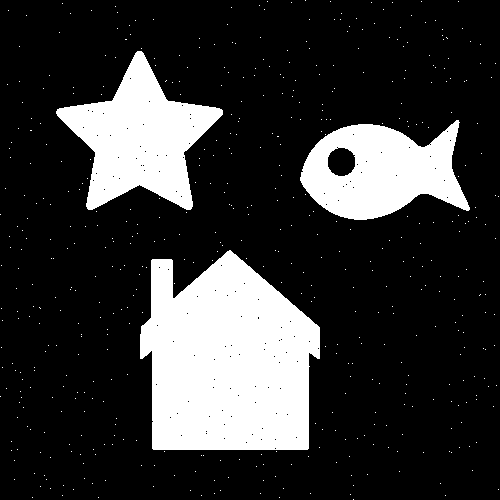
#> input picture project 2/code/task3.png, 500 x 500 px
$ python task3.py
#> lines starting #> are read from the running program, lines starting #| are printed output that depends on the picture; after the words box and inside, x2 and y2 are one past the last pixel; in counts of white or black regions, pixels touching at a corner belong together
#> `img = imread('task3.png', IMREAD_GRAYSCALE)`: img: shape (500, 500); 20.8% white; 518 white regions (515 under 20 px), largest, box (x1, y1, x2, y2) and area: (140, 250, 320, 450) 27930, (56, 51, 223, 210) 12732, (300, 120, 470, 220) 10859
# -*- coding: utf-8 -*-
"""cvipfinaltask3.ipynb

Automatically generated by Colaboratory.

Original file is located at
    https://colab.research.google.com/drive/1y-MUOAZTs8ga6uoqfd-DVIMGqRYFw_1w
"""


"""
Morphology Image Processing
(Due date: Nov. 26, 11:59 P.M., 2021)

The goal of this task is to experiment with commonly used morphology
binary image processing techniques. Use the proper combination of the four commonly used morphology operations,
i.e. erosion, dilation, open and close, to remove noises and extract boundary of a binary image.
Specifically, you are given a binary image with noises for your testing, which is named 'task3.png'.
Note that different binary image might be used when grading your code.

You are required to write programs to:
(i) implement four commonly used morphology operations: erosion, dilation, open and close.
    The stucturing element (SE) should be a 3x3 square of all 1's for all the operations.
(ii) remove noises in task3.png using proper combination of the above morphology operations.
(iii) extract the boundaries of the objects in denoised binary image
      using proper combination of the above morphology operations.
Hint:
• Zero-padding is needed before morphology operations.

Do NOT modify the code provided to you.
You are NOT allowed to use OpenCV library except the functions we already been imported from cv2.
You are allowed to use Numpy libraries, HOWEVER,
you are NOT allowed to use any functions or APIs directly related to morphology operations.
Please implement erosion, dilation, open and close operations ON YOUR OWN.
"""
import cv2
#from google.colab.patches import cv2_imshow
from cv2 import imread, imwrite, imshow, IMREAD_GRAYSCALE, namedWindow, waitKey, destroyAllWindows
import numpy as np

def morph_erode(img):
    """
    :param img: numpy.ndarray(int or bool), image
    :return erode_img: numpy.ndarray(int or bool), image, same size as the input image

    Apply mophology erosion on input binary image.
    Use 3x3 squared structuring element of all 1's.
    """
    #cv2_imshow(img)
    #print(img.shape)


    filter = np.array([(1, 1, 1), (1, 1,1), (1, 1, 1)])
    filt_shape = filter.shape
    img_shape = img.shape
#> img_shape = (500, 500)
    #print(img_shape)
    imag = img/255
    m = img_shape[0]+filt_shape[0]-1
#> m = 502
    n = img_shape[1]+filt_shape[1]-1
#> n = 502
    #print(m)
    #print(n)
    output = np.zeros((m,n), dtype=np.uint8)
    for i in range(img_shape[0]):
      for j in range(img_shape[1]):
        output[i+1,j+1] = imag[i,j]
#> output: shape (502, 502); values 0 (black) and 1 (white), 20.7% white; 518 white regions (515 under 20 px), largest, box (x1, y1, x2, y2) and area: (141, 251, 321, 451) 27930, (57, 52, 224, 211) 12732, (301, 121, 471, 221) 10859
    k=3
    con = (k-1)//2
    a= m-2
#> a = 500
    b= n-2
#> b = 500

    for k in range(2):
      for i in range(con, a-con):
        for j in range(con, b-con):
          k = img[i-con:i+con+1, j-con:j+con+1]
          result = filter*k
          output[i,j] = np.min(result)


    #cv2_imshow(output)
    # TO DO: implement your solution here

    return output

def morph_dilate(img):
    """
    :param img: numpy.ndarray(int or bool), image
    :return dilate_img: numpy.ndarray(int or bool), image, same size as the input image

    Apply mophology dilation on input binary image.
    Use 3x3 squared structuring element of all 1's.
    """
    #cv2_imshow(img)
    #print(img.shape)


    filter = np.array([[1, 1, 1], [1, 1,1], [1, 1, 1]])
    filt_shape = filter.shape
    img_shape = img.shape
#> img_shape = (502, 502)
    #print(img_shape)
    imag = img/255
#> imag: shape (502, 502) float64
    m = img_shape[0]+filt_shape[0]-1
#> m = 504
    n = img_shape[1]+filt_shape[1]-1
#> n = 504
    #print(m)
    #print(n)
    output = np.zeros((m,n), dtype=np.uint8)
    for i in range(img_shape[0]):
      for j in range(img_shape[1]):
        output[i+1,j+1] = imag[i,j]
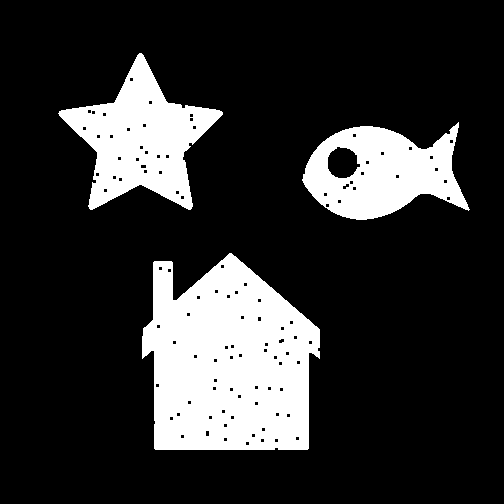
#> output: shape (504, 504); values 0 (black) and 1 (white), 19% white; 3 white regions, box (x1, y1, x2, y2) and area: (142, 253, 320, 450) 26578, (58, 53, 223, 210) 11740, (302, 122, 470, 220) 9947
    k=3
    con = (k-1)//2
    a= m-2
#> a = 502
    b= n-2
#> b = 502

    for i in range(1, a-1):
      for j in range(1, b-1):
        k = img[i-1:i+1+1, j-1:j+1+1]
        result = k*filter
        output[i,j] = np.max(result)
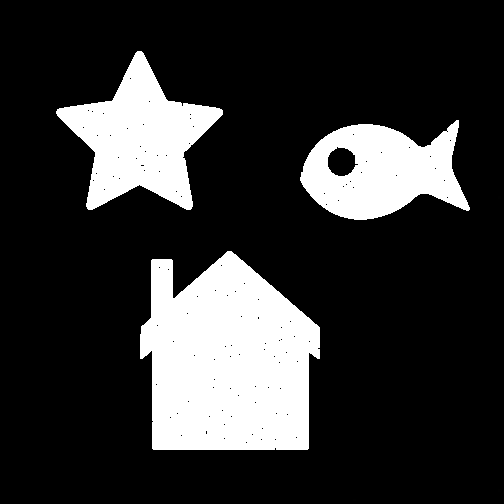
#> output: shape (504, 504); min 0, max 255, mean 51.7
    #cv2_imshow(output)
    # TO DO: implement your solution here
    #raise NotImplementedError
    return output

def morph_open(img):
    """
    :param img: numpy.ndarray(int or bool), image
    :return open_img: numpy.ndarray(int or bool), image, same size as the input image

    Apply mophology opening on input binary image.
    Use 3x3 squared structuring element of all 1's.
    You can use the combination of above morph_erode/dilate functions for this.
    """
    open_img = morph_erode(img)
    # TO DO: implement your solution here

    return open_img

def morph_close(img):
    """
    :param img: numpy.ndarray(int or bool), image
    :return close_img: numpy.ndarray(int or bool), image, same size as the input image

    Apply mophology closing on input binary image.
    Use 3x3 squared structuring element of all 1's.
    You can use the combination of above morph_erode/dilate functions for this.
    """
    close_img = morph_dilate(img)
    close_img = morph_erode(close_img)
#> after the loop in morph_erode (call 2), `for i in range(img_shape[0]):`:
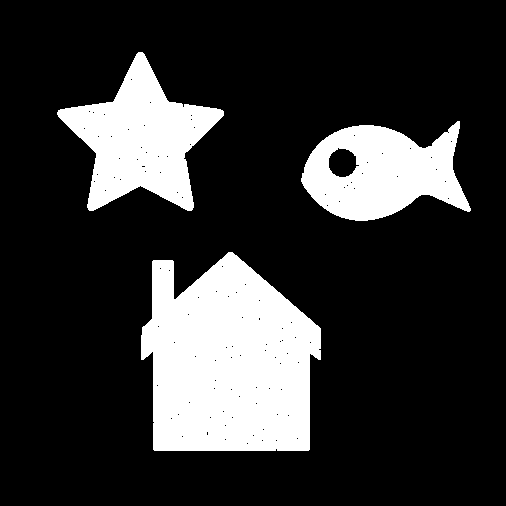
#> output: shape (506, 506); values 0 (black) and 1 (white), 20.1% white; 3 white regions, box (x1, y1, x2, y2) and area: (141, 252, 321, 451) 27924, (57, 52, 224, 211) 12725, (301, 121, 471, 221) 10847
#> after the loop in morph_erode (call 2), `for k in range(2):`:
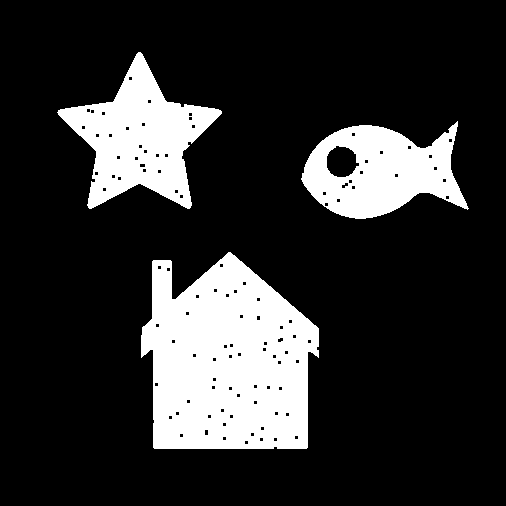
#> output: shape (506, 506); min 0, max 255, mean 48.1
    # TO DO: implement your solution here
    #raise NotImplementedError
    return close_img

def denoise(img):
    """
    :param img: numpy.ndarray(int), image
    :return denoise_img: numpy.ndarray(int), image, same size as the input image

    Remove noises from binary image using morphology operations.
    If you convert the dtype of input binary image from int to bool,
    make sure to convert the dtype of returned image back to int.
    """
    #cv2_imshow(img)
    #print(img.shape)
    img = morph_open(img)
    denoise_img = morph_close(img)
    #cv2_imshow(denoise_img)
    #print(denoise_img.shape)
    #denoise_img = cv2.resize(denoise_img,(500, 500))
    # TO DO: implement your solution here
    #raise NotImplementedError
    return denoise_img

def boundary(img):
    """
    :param img: numpy.ndarray(int), image
    :return denoise_img: numpy.ndarray(int), image, same size as the input image

    Extract boundaries from binary image using morphology operations.
    If you convert the dtype of input binary image from int to bool,
    make sure to convert the dtype of returned image back to int.
    """

    img1 = morph_erode(img)
#> after the loop in morph_erode (call 3), `for i in range(img_shape[0]):`:
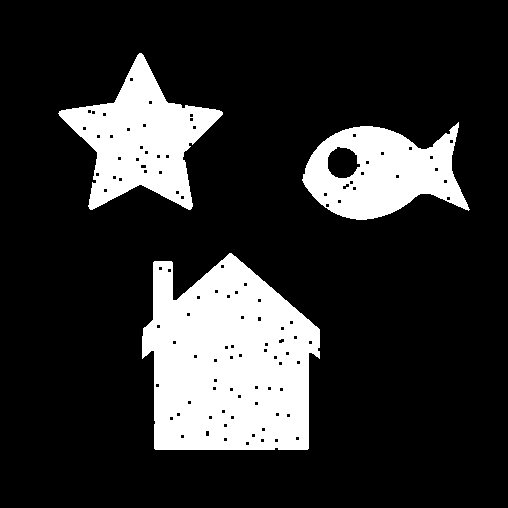
#> output: shape (508, 508); values 0 (black) and 1 (white), 18.7% white; 3 white regions, box (x1, y1, x2, y2) and area: (142, 253, 320, 450) 26578, (58, 53, 223, 210) 11740, (302, 122, 470, 220) 9947
#> after the loop in morph_erode (call 3), `for k in range(2):`:
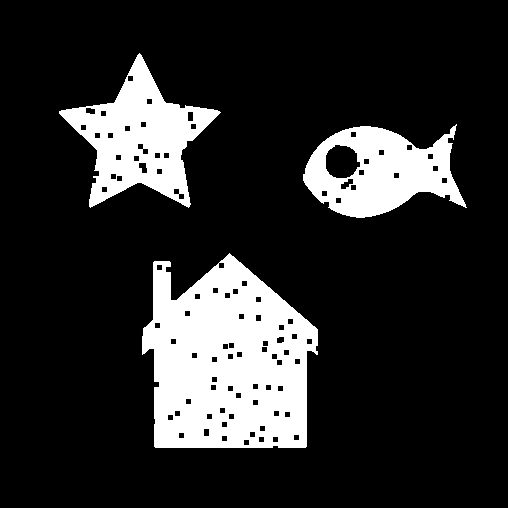
#> output: shape (508, 508); 17.1% white; 3 white regions, box (x1, y1, x2, y2) and area: (142, 253, 318, 448) 24778, (59, 53, 221, 208) 10551, (303, 124, 467, 218) 8921
    img1 = cv2.resize(img1,(500, 500))
    img = cv2.resize(img,(500, 500))
    bound_img = img - img1
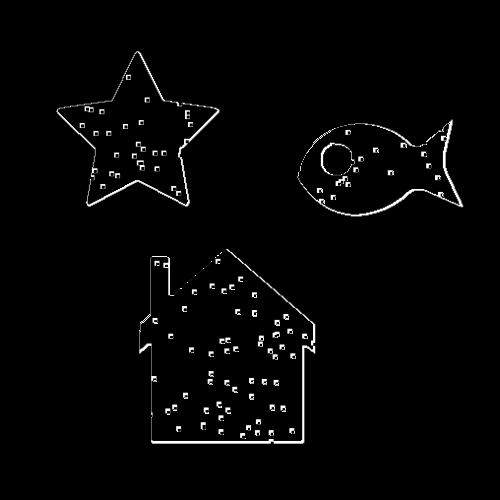
#> bound_img: shape (500, 500); min 0, max 255, mean 4.9
    #cv2_imshow(bound_img)
    #TO DO: implement your solution here
    #raise NotImplementedError
    return bound_img

if __name__ == "__main__":
    img = imread('task3.png', IMREAD_GRAYSCALE)
    denoise_img = denoise(img)
    imwrite('results/task3_denoise.jpg', denoise_img)
    bound_img = boundary(denoise_img)
    imwrite('results/task3_boundary.jpg', bound_img)
